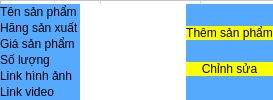
            <widget class="QWidget" name="page_home">
             <layout class="QVBoxLayout" name="verticalLayout_4">
              <property name="spacing">
               <number>0</number>
              </property>
              <property name="leftMargin">
               <number>0</number>
              </property>
              <property name="topMargin">
               <number>0</number>
              </property>
              <property name="rightMargin">
               <number>0</number>
              </property>
              <property name="bottomMargin">
               <number>0</number>
              </property>
              <item>
               <widget class="QFrame" name="frame">
                <property name="frameShape">
                 <enum>QFrame::StyledPanel</enum>
                </property>
                <property name="frameShadow">
                 <enum>QFrame::Raised</enum>
                </property>
                <widget class="QTableWidget" name="tableWidget">
                 <property name="geometry">
                  <rect>
                   <x>0</x>
                   <y>0</y>
                   <width>1011</width>
                   <height>331</height>
                  </rect>
                 </property>
                 <property name="styleSheet">
                  <string notr="true">background-color: rgb(255, 255, 255);
font: 75 10pt &quot;MS Shell Dlg 2&quot;;
</string>
                 </property>
                 <column>
                  <property name="text">
                   <string>ID</string>
                  </property>
                  <property name="textAlignment">
                   <set>AlignCenter</set>
                  </property>
                 </column>
                 <column>
                  <property name="text">
                   <string>PRICE</string>
                  </property>
                  <property name="textAlignment">
                   <set>AlignCenter</set>
                  </property>
                 </column>
                 <column>
                  <property name="text">
                   <string>BRAND</string>
                  </property>
                  <property name="textAlignment">
                   <set>AlignCenter</set>
                  </property>
                 </column>
                 <column>
                  <property name="text">
                   <string>REMAIN</string>
                  </property>
                  <property name="textAlignment">
                   <set>AlignCenter</set>
                  </property>
                 </column>
                 <column>
                  <property name="text">
                   <string>EDIT</string>
                  </property>
                  <property name="textAlignment">
                   <set>AlignCenter</set>
                  </property>
                 </column>
                </widget>
               </widget>
              </item>
              <item>
               <widget class="QFrame" name="frame_2">
                <property name="styleSheet">
                 <string notr="true">background-color: rgb(85, 170, 255);
border-bottom-left-radius:0px;
border-bottom-right-radius:0px;</string>
                </property>
                <property name="frameShape">
                 <enum>QFrame::StyledPanel</enum>
                </property>
                <property name="frameShadow">
                 <enum>QFrame::Raised</enum>
                </property>
                <layout class="QHBoxLayout" name="horizontalLayout_6">
                 <property name="spacing">
                  <number>0</number>
                 </property>
                 <property name="leftMargin">
                  <number>0</number>
                 </property>
                 <property name="topMargin">
                  <number>0</number>
                 </property>
                 <property name="rightMargin">
                  <number>0</number>
                 </property>
                 <property name="bottomMargin">
                  <number>0</number>
                 </property>
                 <item>
                  <widget class="QFrame" name="frame_3">
                   <property name="frameShape">
                    <enum>QFrame::StyledPanel</enum>
                   </property>
                   <property name="frameShadow">
                    <enum>QFrame::Raised</enum>
                   </property>
                   <layout class="QHBoxLayout" name="horizontalLayout_7">
                    <property name="spacing">
                     <number>0</number>
                    </property>
                    <property name="leftMargin">
                     <number>0</number>
                    </property>
                    <property name="topMargin">
                     <number>0</number>
                    </property>
                    <property name="rightMargin">
                     <number>0</number>
                    </property>
                    <property name="bottomMargin">
                     <number>0</number>
                    </property>
                    <item>
                     <widget class="QFrame" name="frame_5">
                      <property name="frameShape">
                       <enum>QFrame::StyledPanel</enum>
                      </property>
                      <property name="frameShadow">
                       <enum>QFrame::Raised</enum>
                      </property>
                      <layout class="QVBoxLayout" name="verticalLayout_5">
                       <property name="spacing">
                        <number>0</number>
                       </property>
                       <property name="leftMargin">
                        <number>0</number>
                       </property>
                       <property name="topMargin">
                        <number>0</number>
                       </property>
                       <property name="rightMargin">
                        <number>0</number>
                       </property>
                       <property name="bottomMargin">
                        <number>0</number>
                       </property>
                       <item>
                        <widget class="QLabel" name="label_2">
                         <property name="styleSheet">
                          <string notr="true">font: 75 16pt &quot;MS Shell Dlg 2&quot;;</string>
                         </property>
                         <property name="text">
                          <string>Tên sản phẩm </string>
                         </property>
                        </widget>
                       </item>
                       <item>
                        <widget class="QLabel" name="label_3">
                         <property name="styleSheet">
                          <string notr="true">font: 75 16pt &quot;MS Shell Dlg 2&quot;;</string>
                         </property>
                         <property name="text">
                          <string>Hãng sản xuất</string>
                         </property>
                        </widget>
                       </item>
                       <item>
                        <widget class="QLabel" name="label_4">
                         <property name="styleSheet">
                          <string notr="true">font: 75 16pt &quot;MS Shell Dlg 2&quot;;</string>
                         </property>
                         <property name="text">
                          <string>Giá sản phẩm</string>
                         </property>
                        </widget>
                       </item>
                       <item>
                        <widget class="QLabel" name="label_11">
                         <property name="styleSheet">
                          <string notr="true">font: 75 16pt &quot;MS Shell Dlg 2&quot;;</string>
                         </property>
                         <property name="text">
                          <string>Số lượng</string>
                         </property>
                        </widget>
                       </item>
                       <item>
                        <widget class="QLabel" name="label_14">
                         <property name="styleSheet">
                          <string notr="true">font: 75 16pt &quot;MS Shell Dlg 2&quot;;</string>
                         </property>
                         <property name="text">
                          <string>Link hình ảnh</string>
                         </property>
                        </widget>
                       </item>
                       <item>
                        <widget class="QLabel" name="label_15">
                         <property name="styleSheet">
                          <string notr="true">font: 75 16pt &quot;MS Shell Dlg 2&quot;;</string>
                         </property>
                         <property name="text">
                          <string>Link video</string>
                         </property>
                        </widget>
                       </item>
                      </layout>
                     </widget>
                    </item>
                    <item>
                     <widget class="QFrame" name="frame_6">
                      <property name="frameShape">
                       <enum>QFrame::StyledPanel</enum>
                      </property>
                      <property name="frameShadow">
                       <enum>QFrame::Raised</enum>
                      </property>
                      <layout class="QVBoxLayout" name="verticalLayout_7">
                       <property name="spacing">
                        <number>0</number>
                       </property>
                       <property name="leftMargin">
                        <number>0</number>
                       </property>
                       <property name="topMargin">
                        <number>0</number>
                       </property>
                       <property name="rightMargin">
                        <number>0</number>
                       </property>
                       <property name="bottomMargin">
                        <number>0</number>
                       </property>
                       <item>
                        <widget class="QLineEdit" name="tenSP">
                         <property name="styleSheet">
                          <string notr="true">background-color: rgb(255, 255, 255);
font: 75 16pt &quot;MS Shell Dlg 2&quot;;</string>
                         </property>
                        </widget>
                       </item>
                       <item>
                        <widget class="QLineEdit" name="brandSP">
                         <property name="styleSheet">
                          <string notr="true">background-color: rgb(255, 255, 255);
font: 75 16pt &quot;MS Shell Dlg 2&quot;;</string>
                         </property>
                        </widget>
                       </item>
                       <item>
                        <widget class="QLineEdit" name="priceSP">
                         <property name="styleSheet">
                          <string notr="true">background-color: rgb(255, 255, 255);
font: 75 16pt &quot;MS Shell Dlg 2&quot;;</string>
                         </property>
                        </widget>
                       </item>
                       <item>
                        <widget class="QLineEdit" name="amountSP">
                         <property name="styleSheet">
                          <string notr="true">background-color: rgb(255, 255, 255);
font: 75 16pt &quot;MS Shell Dlg 2&quot;;</string>
                         </property>
                        </widget>
                       </item>
                       <item>
                        <widget class="QLineEdit" name="imageSP">
                         <property name="styleSheet">
                          <string notr="true">background-color: rgb(255, 255, 255);
font: 75 16pt &quot;MS Shell Dlg 2&quot;;</string>
                         </property>
                        </widget>
                       </item>
                       <item>
                        <widget class="QLineEdit" name="videoSP">
                         <property name="styleSheet">
                          <string notr="true">background-color: rgb(255, 255, 255);
font: 75 16pt &quot;MS Shell Dlg 2&quot;;</string>
                         </property>
                        </widget>
                       </item>
                      </layout>
                     </widget>
                    </item>
                   </layout>
                  </widget>
                 </item>
                 <item>
                  <widget class="QFrame" name="frame_4">
                   <property name="frameShape">
                    <enum>QFrame::StyledPanel</enum>
                   </property>
                   <property name="frameShadow">
                    <enum>QFrame::Raised</enum>
                   </property>
                   <layout class="QVBoxLayout" name="verticalLayout_6">
                    <property name="spacing">
                     <number>0</number>
                    </property>
                    <property name="leftMargin">
                     <number>0</number>
                    </property>
                    <property name="topMargin">
                     <number>0</number>
                    </property>
                    <property name="rightMargin">
                     <number>0</number>
                    </property>
                    <property name="bottomMargin">
                     <number>0</number>
                    </property>
                    <item>
                     <widget class="QPushButton" name="addSP">
                      <property name="cursor">
                       <cursorShape>OpenHandCursor</cursorShape>
                      </property>
                      <property name="styleSheet">
                       <string notr="true">background-color: rgb(255, 255, 0);

font: 14pt &quot;MS Shell Dlg 2&quot;;</string>
                      </property>
                      <property name="text">
                       <string>Thêm sản phẩm</string>
                      </property>
                     </widget>
                    </item>
                    <item>
                     <widget class="QPushButton" name="editSP">
                      <property name="cursor">
                       <cursorShape>OpenHandCursor</cursorShape>
                      </property>
                      <property name="styleSheet">
                       <string notr="true">font: 75 14pt &quot;MS Shell Dlg 2&quot;;
background-color: rgb(255, 255, 0);</string>
                      </property>
                      <property name="text">
                       <string>Chỉnh sửa</string>
                      </property>
                     </widget>
                    </item>
                   </layout>
                  </widget>
                 </item>
                </layout>
               </widget>
              </item>
             </layout>
            </widget>
